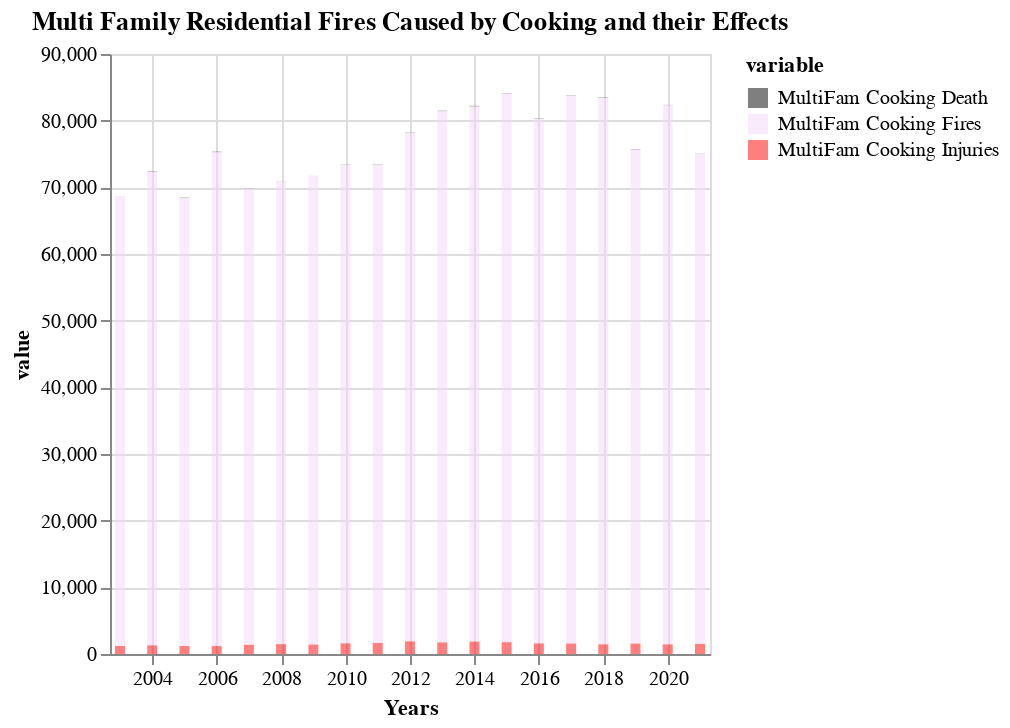

The notebook cell this image was saved under:
### Code cell
mfamcook = multi_fam_cooking.reset_index().melt('Years')
mfamcook = mfamcook.drop(mfamcook[mfamcook['variable'] == 'index'].index)
alt.Chart(mfamcook, title = "Multi Family Residential Fires Caused by Cooking and their Effects").mark_bar(opacity =0.5).encode(
    x='Years',
    y='value',
    color=alt.Color('variable',
                    scale=alt.Scale(
                        range=['black', '#F3D5FA', 'red'])))

### Figure 1 — Vega-Lite specification as saved in the notebook (floating-point values rounded to 4 significant figures)
{"config": {"view": {"continuousWidth": 300, "continuousHeight": 300}}, "data": {"name": "data-1be641cb6496ce9a30bdbdca3794a656"}, "mark": {"type": "bar", "opacity": 0.5}, "encoding": {"color": {"field": "variable", "scale": {"range": ["black", "#F3D5FA", "red"]}, "type": "nominal"}, "x": {"field": "Years", "type": "temporal"}, "y": {"field": "value", "type": "quantitative"}}, "title": "Multi Family Residential Fires Caused by Cooking and their Effects", "$schema": "https://vega.github.io/schema/vega-lite/v5.16.3.json", "datasets": {"data-1be641cb6496ce9a30bdbdca3794a656": [{"Years": "2003-01-01T00:00:00", "variable": "MultiFam Cooking Fires", "value": 67400}, {"Years": "2004-01-01T00:00:00", "variable": "MultiFam Cooking Fires", "value": 71000}, {"Years": "2005-01-01T00:00:00", "variable": "MultiFam Cooking Fires", "value": 67200}, {"Years": "2006-01-01T00:00:00", "variable": "MultiFam Cooking Fires", "value": 74100}, {"Years": "2007-01-01T00:00:00", "variable": "MultiFam Cooking Fires", "value": 68400}, {"Years": "2008-01-01T00:00:00", "variable": "MultiFam Cooking Fires", "value": 69400}, {"Years": "2009-01-01T00:00:00", "variable": "MultiFam Cooking Fires", "value": 70300}, {"Years": "2010-01-01T00:00:00", "variable": "MultiFam Cooking Fires", "value": 71800}, {"Years": "2011-01-01T00:00:00", "variable": "MultiFam Cooking Fires", "value": 71700}, {"Years": "2012-01-01T00:00:00", "variable": "MultiFam Cooking Fires", "value": 76300}, {"Years": "2013-01-01T00:00:00", "variable": "MultiFam Cooking Fires", "value": 79700}, {"Years": "2014-01-01T00:00:00", "variable": "MultiFam Cooking Fires", "value": 80300}, {"Years": "2015-01-01T00:00:00", "variable": "MultiFam Cooking Fires", "value": 82300}, {"Years": "2016-01-01T00:00:00", "variable": "MultiFam Cooking Fires", "value": 78700}, {"Years": "2017-01-01T00:00:00", "variable": "MultiFam Cooking Fires", "value": 82200}, {"Years": "2018-01-01T00:00:00", "variable": "MultiFam Cooking Fires", "value": 82000}, {"Years": "2019-01-01T00:00:00", "variable": "MultiFam Cooking Fires", "value": 74100}, {"Years": "2020-01-01T00:00:00", "variable": "MultiFam Cooking Fires", "value": 80900}, {"Years": "2021-01-01T00:00:00", "variable": "MultiFam Cooking Fires", "value": 73500}, {"Years": "2003-01-01T00:00:00", "variable": "MultiFam Cooking Injuries", "value": 1200}, {"Years": "2004-01-01T00:00:00", "variable": "MultiFam Cooking Injuries", "value": 1295}, {"Years": "2005-01-01T00:00:00", "variable": "MultiFam Cooking Injuries", "value": 1195}, {"Years": "2006-01-01T00:00:00", "variable": "MultiFam Cooking Injuries", "value": 1185}, {"Years": "2007-01-01T00:00:00", "variable": "MultiFam Cooking Injuries", "value": 1380}, {"Years": "2008-01-01T00:00:00", "variable": "MultiFam Cooking Injuries", "value": 1470}, {"Years": "2009-01-01T00:00:00", "variable": "MultiFam Cooking Injuries", "value": 1415}, {"Years": "2010-01-01T00:00:00", "variable": "MultiFam Cooking Injuries", "value": 1600}, {"Years": "2011-01-01T00:00:00", "variable": "MultiFam Cooking Injuries", "value": 1660}, {"Years": "2012-01-01T00:00:00", "variable": "MultiFam Cooking Injuries", "value": 1895}, {"Years": "2013-01-01T00:00:00", "variable": "MultiFam Cooking Injuries", "value": 1740}, {"Years": "2014-01-01T00:00:00", "variable": "MultiFam Cooking Injuries", "value": 1860}, {"Years": "2015-01-01T00:00:00", "variable": "MultiFam Cooking Injuries", "value": 1770}, {"Years": "2016-01-01T00:00:00", "variable": "MultiFam Cooking Injuries", "value": 1585}, {"Years": "2017-01-01T00:00:00", "variable": "MultiFam Cooking Injuries", "value": 1570}, {"Years": "2018-01-01T00:00:00", "variable": "MultiFam Cooking Injuries", "value": 1445}, {"Years": "2019-01-01T00:00:00", "variable": "MultiFam Cooking Injuries", "value": 1560}, {"Years": "2020-01-01T00:00:00", "variable": "MultiFam Cooking Injuries", "value": 1440}, {"Years": "2021-01-01T00:00:00", "variable": "MultiFam Cooking Injuries", "value": 1505}, {"Years": "2003-01-01T00:00:00", "variable": "MultiFam Cooking Death", "value": 10}, {"Years": "2004-01-01T00:00:00", "variable": "MultiFam Cooking Death", "value": 65}, {"Years": "2005-01-01T00:00:00", "variable": "MultiFam Cooking Death", "value": 55}, {"Years": "2006-01-01T00:00:00", "variable": "MultiFam Cooking Death", "value": 60}, {"Years": "2007-01-01T00:00:00", "variable": "MultiFam Cooking Death", "value": 25}, {"Years": "2008-01-01T00:00:00", "variable": "MultiFam Cooking Death", "value": 15}, {"Years": "2009-01-01T00:00:00", "variable": "MultiFam Cooking Death", "value": 10}, {"Years": "2010-01-01T00:00:00", "variable": "MultiFam Cooking Death", "value": 30}, {"Years": "2011-01-01T00:00:00", "variable": "MultiFam Cooking Death", "value": 45}, {"Years": "2012-01-01T00:00:00", "variable": "MultiFam Cooking Death", "value": 40}, {"Years": "2013-01-01T00:00:00", "variable": "MultiFam Cooking Death", "value": 50}, {"Years": "2014-01-01T00:00:00", "variable": "MultiFam Cooking Death", "value": 65}, {"Years": "2015-01-01T00:00:00", "variable": "MultiFam Cooking Death", "value": 45}, {"Years": "2016-01-01T00:00:00", "variable": "MultiFam Cooking Death", "value": 45}, {"Years": "2017-01-01T00:00:00", "variable": "MultiFam Cooking Death", "value": 40}, {"Years": "2018-01-01T00:00:00", "variable": "MultiFam Cooking Death", "value": 60}, {"Years": "2019-01-01T00:00:00", "variable": "MultiFam Cooking Death", "value": 50}, {"Years": "2020-01-01T00:00:00", "variable": "MultiFam Cooking Death", "value": 25}, {"Years": "2021-01-01T00:00:00", "variable": "MultiFam Cooking Death", "value": 30}]}}
